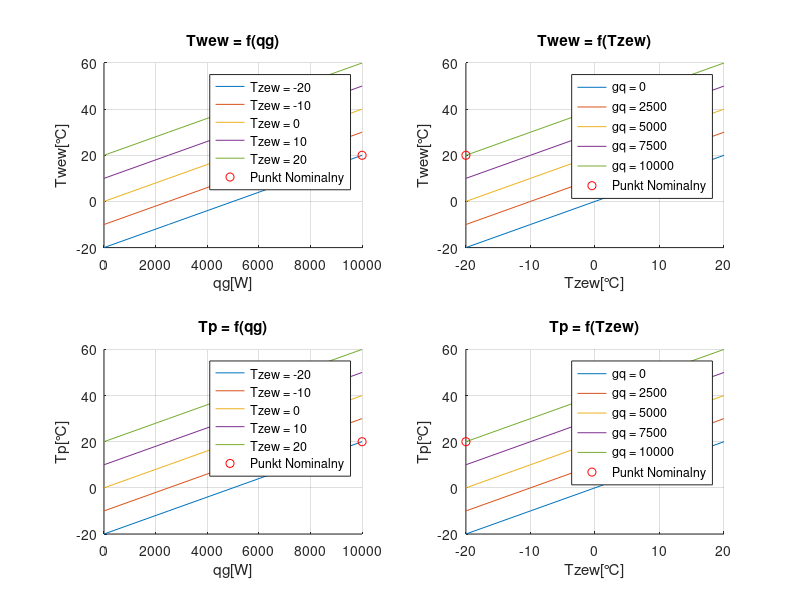

Here is the MATLAB script that generated this plot:
% GENEROWANIE RODZINY CHARAKTERYSTYK STATYCZNYCH - SZABLON
% ------------- -------------- -------------- ------------- --
clear; close all;


% --- I - identyfikacja ---
% wartosci nominalne
qgN = 10000;
TzewN = -20;
TwewN = 20;
TpN = 20;

% wspolczynnik 'a'
a = 0.25;

% identyfikacja parametrow statycznych
Kcw =  qgN/(TwewN * (1 + a) - TzewN - a * TpN);
Kcp = (qgN/(TwewN * (1 + a) - TzewN - a * TpN))  * (a * (TwewN - TpN))/(TpN -  TzewN);
Kcwp = a*qgN/(TwewN*(1+a) -TzewN - a*TpN);


% --- II - charakterystyki statyczne ---
% charaketrystyka 1 - Twew (qg)
qg0 = linspace(0,qgN,5) ;
Tzew = linspace(TzewN,TwewN,5);
%Tzew = TzewN ; 

for i = 1:length(Tzew)

%
Twew0 = ((qg0*(Kcp + Kcwp))/(Kcwp*Kcw + Kcp * Kcw + Kcp * Kcwp)) + Tzew(i);
Tp0 = (Kcp*Tzew(i) + Kcwp * Twew0)/(Kcwp + Kcp);


subplot(221);
title("Twew = f(qg)");
xlabel("qg[W]")
ylabel("Twew[℃]")
hold on;
grid on;

plot(qg0,Twew0);

%legend

subplot(222)
title("Twew = f(Tzew)");
xlabel("Tzew[℃]")
ylabel("Twew[℃]")
hold on;
grid on;

plot(Tzew,Twew0);

end

qg0 = linspace(0,qgN,5) ;
Tzew = linspace(TzewN,TwewN,5);

for i = 1:length(qg0)

Twew0 = ((qg0(i)*(Kcp + Kcwp))/(Kcwp*Kcw + Kcp * Kcw + Kcp * Kcwp)) + Tzew;
Tp0 = (Kcp*Tzew + Kcwp * Twew0)/(Kcwp + Kcp);
subplot(223)
title("Tp = f(qg)")
xlabel("qg[W]")
ylabel("Tp[℃]")
hold on;
grid on;

plot(qg0,Tp0);

subplot(224)
title("Tp = f(Tzew)")
xlabel("Tzew[℃]")
ylabel("Tp[℃]")
hold on;
grid on;

plot(Tzew,Tp0);

end

subplot(221);
hold on;
grid on;
plot(qgN,TwewN,'ro');
legend ("Tzew = -20","Tzew = -10","Tzew = 0","Tzew = 10","Tzew = 20", "Punkt Nominalny")
subplot(222)
hold on;
grid on;
plot(TzewN,TwewN,'ro');
legend ("gq = 0","gq = 2500","gq = 5000","gq = 7500","gq = 10000","Punkt Nominalny")
subplot(223)
hold on;
grid on;
plot(qgN,TpN,'ro');
legend ("Tzew = -20","Tzew = -10","Tzew = 0","Tzew = 10","Tzew = 20", "Punkt Nominalny")
subplot(224)
plot(TzewN,TpN,'ro');
legend ("gq = 0","gq = 2500","gq = 5000","gq = 7500","gq = 10000" ,"Punkt Nominalny")

